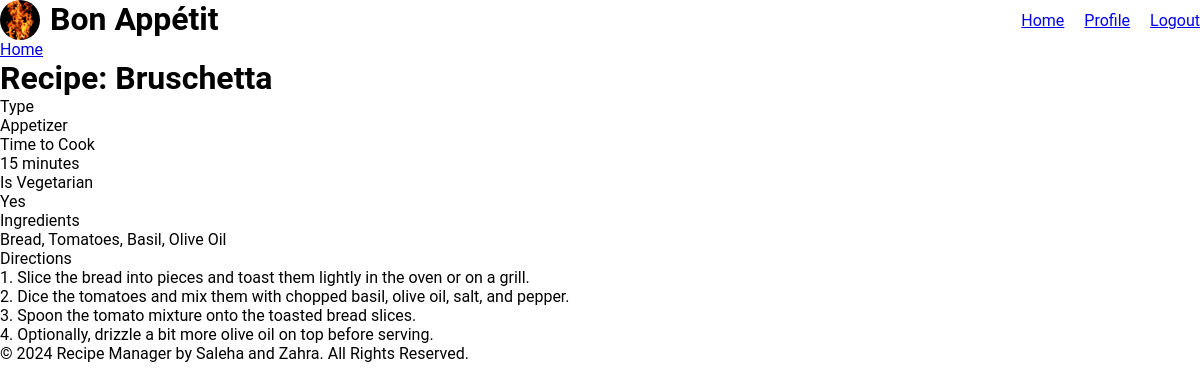
The page /show.php?id=1 on the database as committed earlier.
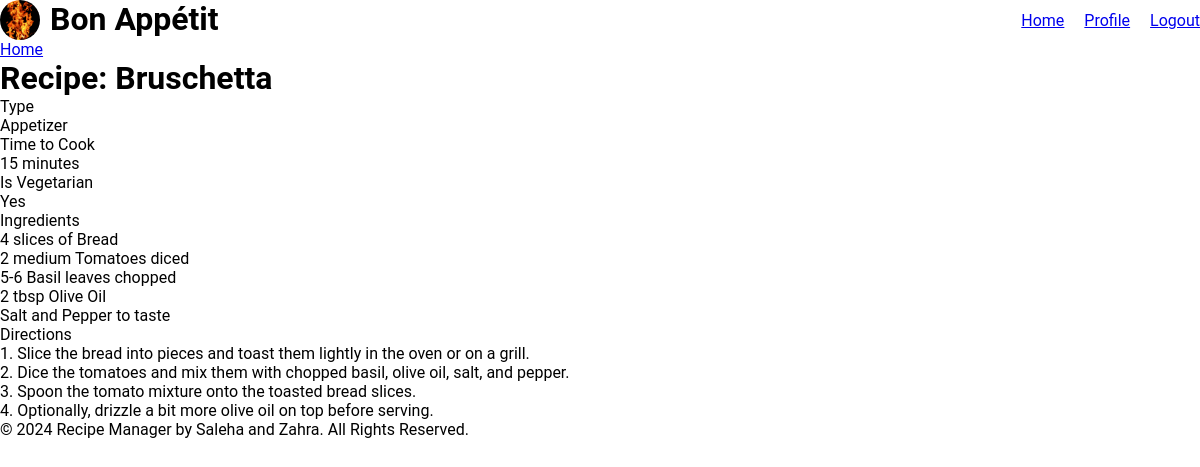
The same page on the database as committed later.
### tables this page shows
CREATE TABLE IF NOT EXISTS `recipes` (
  `RecipeID` int(11) NOT NULL AUTO_INCREMENT,
  `Title` varchar(100) NOT NULL,
  `TimeToCook` varchar(50) NOT NULL,
  `Vegetarian` tinyint(1) NOT NULL,  
  `Ingredients` text NOT NULL,
  `Directions` text NOT NULL,
  `Type` enum('Appetizer','Main Course','Dessert','Drinks') NOT NULL,  
  `UserID` int(11) NOT NULL,
  `Favourites` tinyint(1) DEFAULT 0,  
  `Image` longblob NOT NULL,  
  PRIMARY KEY (`RecipeID`),
  FOREIGN KEY (`UserID`) REFERENCES `users` (`UserID`) ON DELETE CASCADE  
);

### show.php (the view, shortened to what this page needs)
<!DOCTYPE html>
<html lang="en">
<head>
    <link rel="stylesheet" href="style.css" />
</head>
<body>
    <?php
    include "header.php";
    $db = db_connect();
    $id = $_GET['id'];
    $sql = "SELECT * FROM recipes WHERE RecipeID = '$id'";
    $result_set = mysqli_query($db, $sql);
    $result = mysqli_fetch_assoc($result_set);
    ?>
    <div id="content">
        <a class="back-link" href="home.php">Home</a>
        <div class="page show">
            <h1>Recipe: <?php echo htmlspecialchars($result['Title']); ?></h1>
            <div class="attributes">
                <dl>
                    <dt>Type</dt>
                    <dd><?php echo htmlspecialchars($result['Type']); ?></dd>
                </dl>
                <dl>
                    <dt>Time to Cook</dt>
                    <dd><?php echo htmlspecialchars($result['TimeToCook']); ?></dd>
                </dl>
                <dl>
                    <dt>Is Vegetarian</dt>
                    <dd><?php echo $result['Vegetarian'] ? "Yes" : "No"; ?></dd>
                </dl>
                <dl>
                    <dt>Ingredients</dt>
                    <dd><?php echo nl2br(htmlspecialchars($result['Ingredients'])); ?></dd>
                </dl>
                <dl>
                    <dt>Directions</dt>
                    <dd><?php echo nl2br(htmlspecialchars($result['Directions'])); ?></dd>
                </dl>
            </div>
        </div>
    </div>
    <?php include 'footer.php'; ?>
</body>
</html>

### header.php (shortened to what this page needs)
<!DOCTYPE html>
<html lang="en">
<head>
    <link rel="stylesheet" href="style.css">
</head>
<body>
    <header class="main-header">
        <div class="title-container">
            <div class="logo-image">
                <img src="images/logo.jpg" alt="Recipe Image">
            </div>
            <h1>Bon Appétit</h1>
        </div>
        <div class="header-container">
            <div class="title">
                <a href="home.php" class="nav-link">Home</a>
            </div>
            <div class="user-profile">
                <a href="index.php" class="nav-link">Profile</a>
            </div>
            <div class="Logout">
                <a href="index.php" class="nav-link">Logout</a>
            </div>
        </div>
    </header>
</body>
</html>

### footer.php (shortened to what this page needs)
<!DOCTYPE html>
<html lang="en">
<head>
</head>
<body>
</html>
<footer>
    <p>&copy; <?php echo date("Y"); ?> Recipe Manager by Saleha and Zahra. All Rights Reserved.</p>
</footer>
</body>
</html>

### style.css (style rules this page uses)
* { margin: 0; padding: 0; box-sizing: border-box; }
body { font-family: 'Roboto', sans-serif; }
.main-header { display: flex; flex-direction: row; justify-content: space-between; align-items: center; }
.header-container { display: flex; flex-direction: row; gap: 20px; }
.title-container { display: flex; }
.logo-image img { width: 40px; height: 40px; border-radius: 50%; object-fit: cover; margin-right: 10px; vertical-align: middle; }

Rows that differ between the two databases and show on the page:
changed recipes "Bruschetta": Ingredients "Bread, Tomatoes, Basil, Olive Oil" → "4 slices of Bread 2 medium Tomatoes diced 5-6 Basil leaves chopped 2 tbsp Olive Oil Salt and Pepper to taste"
